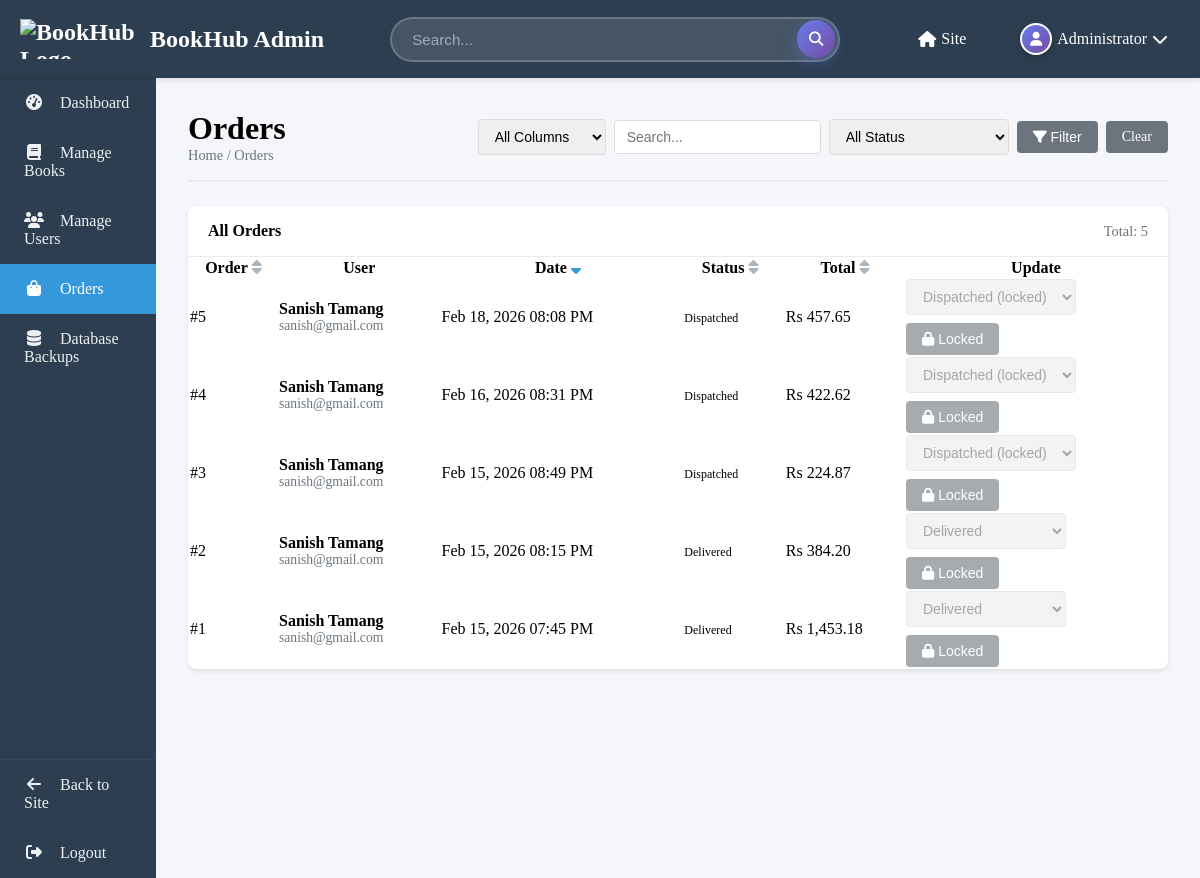
/admin/manage_orders.php (signed in), run on an earlier commit of the app's database.
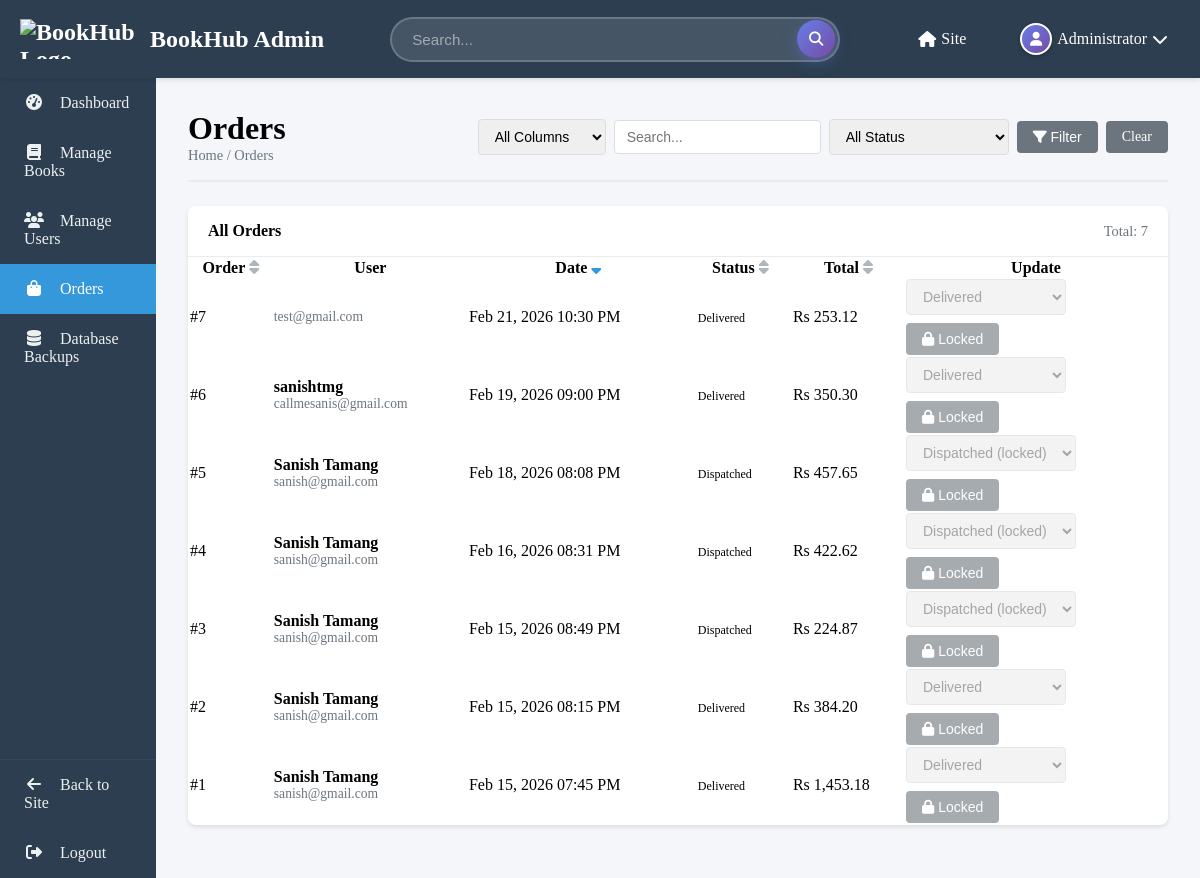
And on a later commit of the database.
### tables this page shows
CREATE TABLE `orders` (
  `order_id` int(11) NOT NULL AUTO_INCREMENT,
  `user_id` int(11) NOT NULL,
  `ship_address` varchar(255) DEFAULT NULL,
  `total_amount` decimal(10,2) NOT NULL,
  `status` enum('pending','processing','shipped','delivered','cancelled') DEFAULT 'pending',
  `payment_method` varchar(50) DEFAULT NULL,
  `created_at` timestamp NOT NULL DEFAULT current_timestamp(),
  `updated_at` timestamp NOT NULL DEFAULT current_timestamp() ON UPDATE current_timestamp(),
  `admin_remark` text DEFAULT NULL COMMENT 'Admin remark for order cancellation or other notes',
  PRIMARY KEY (`order_id`),
  KEY `address_id` (`ship_address`),
  KEY `idx_user_orders` (`user_id`),
  KEY `idx_order_status` (`status`),
  CONSTRAINT `fk_orders_ship` FOREIGN KEY (`ship_address`) REFERENCES `users` (`ship_address`) ON DELETE CASCADE ON UPDATE CASCADE,
  CONSTRAINT `orders_ibfk_1` FOREIGN KEY (`user_id`) REFERENCES `users` (`user_id`) ON DELETE CASCADE
);

CREATE TABLE `users` (
  `user_id` int(11) NOT NULL AUTO_INCREMENT,
  `username` varchar(50) NOT NULL,
  `email` varchar(100) NOT NULL,
  `password_reset_token` varchar(64) DEFAULT NULL,
  `password_reset_expires` datetime DEFAULT NULL,
  `password` varchar(255) NOT NULL,
  `role` enum('user','admin') DEFAULT 'user',
  `full_name` varchar(100) DEFAULT NULL,
  `profile_image` varchar(255) DEFAULT NULL,
  `location` varchar(100) DEFAULT NULL,
  `ship_address` varchar(255) DEFAULT NULL,
  `phone` varchar(20) DEFAULT NULL,
  `bio` text DEFAULT NULL,
  `created_at` timestamp NOT NULL DEFAULT current_timestamp(),
  `updated_at` timestamp NOT NULL DEFAULT current_timestamp() ON UPDATE current_timestamp(),
  PRIMARY KEY (`user_id`),
  UNIQUE KEY `username` (`username`),
  UNIQUE KEY `email` (`email`),
  UNIQUE KEY `ship_address` (`ship_address`),
  KEY `idx_username` (`username`),
  KEY `idx_email` (`email`)
);

### includes/functions.php (called while the page is built, shortened)
<?php
function format_price($price) {
    return 'Rs ' . number_format($price, 2);
}

### admin/manage_orders.php (the view, shortened to what the changed rows need)
<?php
require_once __DIR__ . '/../includes/functions.php';
require_once __DIR__ . '/../includes/db.php';
$status_filter = isset($_GET['status']) ? clean_input($_GET['status']) : '';
$search_column = isset($_GET['column']) ? clean_input($_GET['column']) : 'all';
$q = trim($_GET['q'] ?? '');
$sort = isset($_GET['sort']) ? clean_input($_GET['sort']) : 'created_at';
$order = isset($_GET['order']) && strtoupper($_GET['order']) === 'ASC' ? 'ASC' : 'DESC';
function sort_url(string $col, string $current_sort, string $current_order, string $status_filter, string $q, string $search_column): string {
    $new_order = ($current_sort === $col && $current_order === 'DESC') ? 'ASC' : 'DESC';
    $params = [
        'sort' => $col,
        'order' => $new_order
    ];
    return SITE_URL . '/admin/manage_orders.php?' . http_build_query($params);
}
function sort_icon(string $col, string $current_sort, string $current_order): string {
    if ($current_sort !== $col) {
        return '<i class="fas fa-sort" style="color: #adb5bd; margin-left: 0.25rem;"></i>';
    }
    return $current_order === 'ASC'
        ? '<i class="fas fa-sort-up" style="color: #3498db; margin-left: 0.25rem;"></i>'
        : '<i class="fas fa-sort-down" style="color: #3498db; margin-left: 0.25rem;"></i>';
}
function admin_status_label(string $status): string {
    return match ($status) {
        'shipped' => 'Dispatched',
        'cancelled' => 'Cancelled',
        default => ucfirst($status),
    };
}
$orders = [];
$query_base = "SELECT o.*, u.username, u.full_name, u.email, u.phone as user_phone FROM orders o JOIN users u ON o.user_id = u.user_id";
$where_clause = '';
$query = $query_base . $where_clause . " ORDER BY $sort $order";
$stmt = $conn->prepare($query);
$stmt->execute();
$res = $stmt->get_result();
while ($row = $res->fetch_assoc()) {
    $orders[] = $row;
}
?>
<?php require_once __DIR__ . '/partials/header.php'; ?>
<div class="admin-header">
    <div>
        <h1 style="margin: 0;">Orders</h1>
    </div>
</div>
<section class="admin-card" style="padding: 0; overflow: hidden;">
    <div style="padding: 1rem 1.25rem; border-bottom: 1px solid #e9ecef; display:flex; justify-content:space-between; align-items:center;">
        <div style="font-weight: 600;">All Orders</div>
        <div style="color:#6c757d; font-size:0.9rem;">Total: <?php echo (int)count($orders); ?></div>
    </div>
    <div style="overflow:auto;">
        <table class="admin-table" style="min-width: 980px;">
            <thead>
                <tr>
                    <th><a href="<?php echo sort_url('order_id', $sort, $order, $status_filter, $q, $search_column); ?>" style="text-decoration: none; color: inherit;">Order<?php echo sort_icon('order_id', $sort, $order); ?></a></th>
                    <th>User</th>
                    <th><a href="<?php echo sort_url('created_at', $sort, $order, $status_filter, $q, $search_column); ?>" style="text-decoration: none; color: inherit;">Date<?php echo sort_icon('created_at', $sort, $order); ?></a></th>
                    <th><a href="<?php echo sort_url('status', $sort, $order, $status_filter, $q, $search_column); ?>" style="text-decoration: none; color: inherit;">Status<?php echo sort_icon('status', $sort, $order); ?></a></th>
                    <th><a href="<?php echo sort_url('total_amount', $sort, $order, $status_filter, $q, $search_column); ?>" style="text-decoration: none; color: inherit;">Total<?php echo sort_icon('total_amount', $sort, $order); ?></a></th>
                    <th style="width: 260px;">Update</th>
                </tr>
            </thead>
            <tbody>
                <?php if (count($orders) === 0): ?>
                    <tr><td colspan="7" style="padding: 1rem; color:#6c757d;">No orders found.</td></tr>
                <?php else: ?>
                    <?php foreach ($orders as $o): ?>
                        <tr class="order-row">
                            <td>#<?php echo (int)$o['order_id']; ?></td>
                            <td>
                                <div style="font-weight:600;"><?php echo htmlspecialchars($o['full_name'] ?? $o['username']); ?></div>
                                <div style="color:#6c757d; font-size:0.85rem;"><?php echo htmlspecialchars($o['email'] ?? ''); ?></div>
                            </td>
                            <td><?php echo htmlspecialchars(date('M d, Y h:i A', strtotime((string)$o['created_at']))); ?></td>
                            <td>
                                <span class="badge" style="text-transform:capitalize;">
                                    <?php echo htmlspecialchars(admin_status_label((string)($o['status'] ?? 'pending'))); ?>
                                </span>
                            </td>
                            <td><?php echo format_price((float)($o['total_amount'] ?? 0)); ?></td>
                            <td>
                                <form method="POST" action="" style="display:flex; gap:0.5rem; align-items:center; flex-wrap: wrap;">
                                    <?php if (($o['status'] ?? '') === 'pending'): ?>
                                        <select name="status" class="admin-input" style="min-width: 140px;" onchange="toggleRemarkField(this, <?php echo (int)$o['order_id']; ?>)">
                                            <option value="pending" selected disabled>Pending</option>
                                            <option value="shipped">Dispatched</option>
                                            <option value="cancelled">Cancel</option>
                                        </select>
                                        <div id="remark-field-<?php echo (int)$o['order_id']; ?>" style="display: none; width: 100%; margin-top: 0.5rem;">
                                            <input type="text" name="admin_remark" class="admin-input" placeholder="Enter remark (required for cancellation) *" style="width: 100%;" required>
                                        </div>
                                        <button type="submit" class="btn btn-primary" id="btn-update-<?php echo (int)$o['order_id']; ?>"><i class="fa-solid fa-truck"></i> Dispatch</button>
                                    <?php elseif (($o['status'] ?? '') === 'shipped'): ?>
                                        <select class="admin-input" style="min-width: 160px;" disabled>
                                            <option selected>Dispatched (locked)</option>
                                        </select>
                                        <button type="button" class="btn btn-secondary" disabled><i class="fa-solid fa-lock"></i> Locked</button>
                                    <?php elseif (($o['status'] ?? '') === 'delivered'): ?>
                                        <select class="admin-input" style="min-width: 160px;" disabled>
                                            <option selected>Delivered</option>
                                        </select>
                                        <button type="button" class="btn btn-secondary" disabled><i class="fa-solid fa-lock"></i> Locked</button>
                                    <?php endif; ?>
                                </form>
                            </td>
                        </tr>
                    <?php endforeach; ?>
                <?php endif; ?>
            </tbody>
        </table>
    </div>
</section>
<?php require_once __DIR__ . '/partials/footer.php'; ?>

What changed in the data, as far as the page shows it:
added orders: order_id "7", user.email "test@gmail.com", created_at "Feb 21, 2026 10:30 PM", status "Delivered", total_amount "Rs 253.12"
added orders: order_id "6", user.username "sanishtmg", user.email "callmesanis@gmail.com", created_at "Feb 19, 2026 09:00 PM", status "Delivered", total_amount "Rs 350.30"
Also different on the page:
count($orders): "5" → "7"
